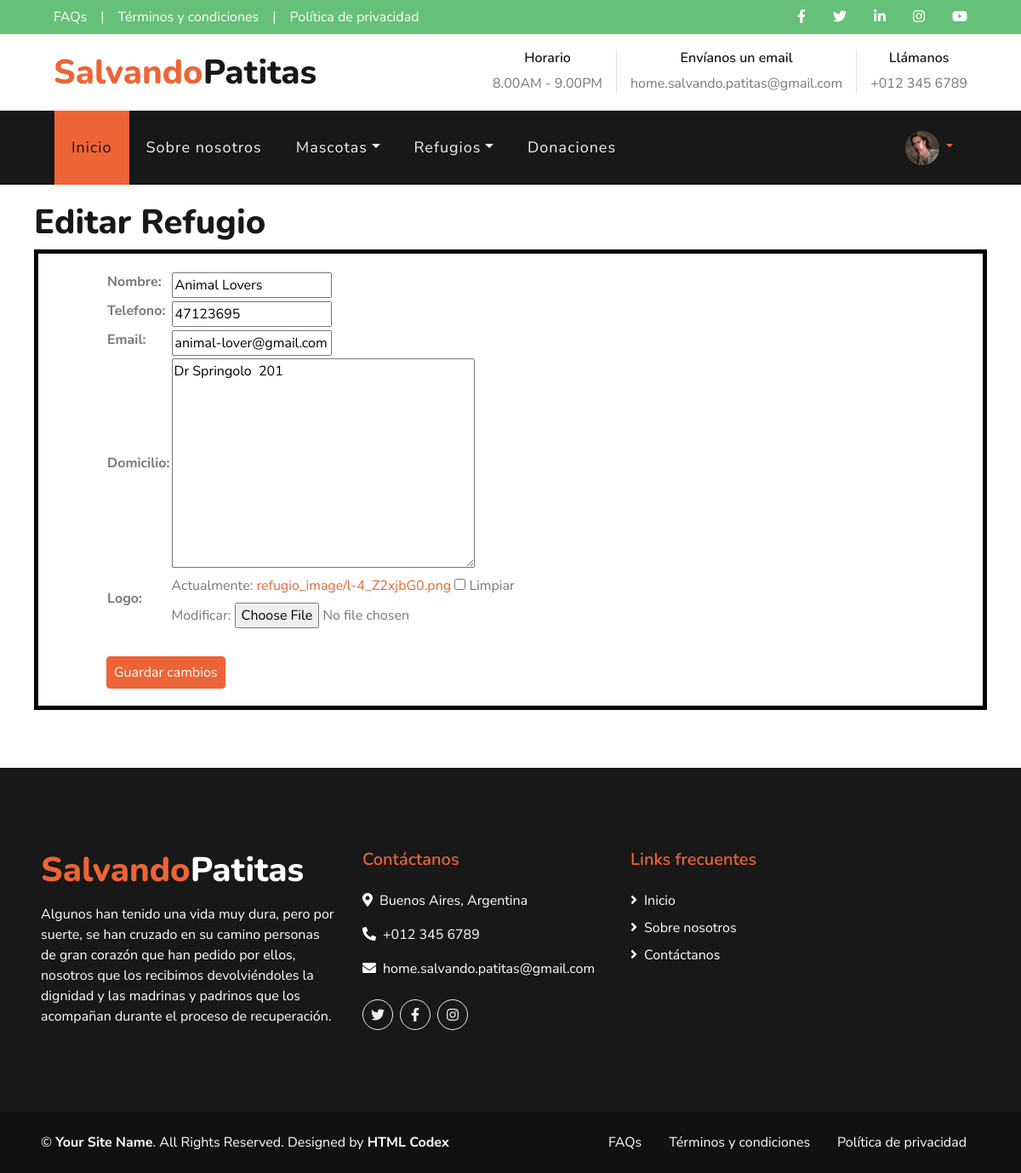
The page /Refugio/editar-refugio/2/ (signed in) on the database its author committed.
### Apps/User/models.py (models this page shows, shortened)
class User_profile(models.Model):
    user = models.OneToOneField('auth.User', on_delete=models.CASCADE, related_name='profile')
    first_name= models.CharField(max_length = 50, null=True, blank=True)
    last_name= models.CharField(max_length = 50, null=True, blank=True)
    phone = models.CharField(max_length=30, null=True, blank=True)
    direccion= models.CharField(max_length=100, null=True, blank=True)
    description= models.TextField(max_length = 200, null=True, blank=True)
    image = models.ImageField(upload_to='profile_image/', null=True, blank=True)

### Apps/Refugio/models.py (models this page shows, shortened)
class Refugio(models.Model):
    nombre = models.CharField(max_length= 80, unique=True)
    telefono = models.IntegerField(null=True, blank=True)
    email = models.EmailField(null=True, blank=True)
    domicilio = models.TextField(max_length=200)
    logo = models.ImageField(upload_to='refugio_image/', null=True, blank=True)

### Apps/Refugio/views.py (the view)
# urls.py: path("editar-refugio/<int:pk>/", Editar_Refugio.as_view() , name="editar-refugio"),
class Editar_Refugio(UpdateView):
    model = Refugio
    template_name = 'Refugio/editar_refugio.html'
    fields = ["nombre","telefono","email","domicilio","logo"]
    success_url = '/Refugio/lista-refugio/'

### Templates/Refugio/editar_refugio.html (shortened to what this page needs)
{% extends "padre.html" %}
{% load static %}
{% block contenidoQueCambia%}
<div style="padding: 20px 40px;">
    <h1>Editar Refugio</h1>
    <form  method="POST" enctype="multipart/form-data" style="padding: 20px 80px;border-color: BLACK;border-width: 5px;border-style: solid;">
       <table>
         {{form.as_table}}
        </table> <br>
        <input type="submit" value="Guardar cambios" class="btn  btn-primary mt-3 mt-md-2 px-2">
    </form>
</div>
{% endblock %}

### Templates/padre.html (shortened to what this page needs)
<!DOCTYPE html>
<html lang="en">
<head>
    {% load static %}
    <link href="https://cdnjs.cloudflare.com/ajax/libs/font-awesome/5.10.0/css/all.min.css" rel="stylesheet">
    <link href="lib/flaticon/font/flaticon.css" rel="stylesheet">
    <link href="lib/owlcarousel/assets/owl.carousel.min.css" rel="stylesheet">
    <link href="lib/tempusdominus/css/tempusdominus-bootstrap-4.min.css" rel="stylesheet" />
    <link href="{% static "css/style.css" %}"  rel="stylesheet">
</head>
<body>
    <div class="container-fluid">
        <div class="row bg-secondary py-2 px-lg-5">
            <div class="col-lg-6 text-center text-lg-left mb-2 mb-lg-0">
                <div class="d-inline-flex align-items-center">
                    <a class="text-white pr-3" href="{% url "preguntas-frecuentes" %}">FAQs</a>
                    <span class="text-white">|</span>
                    <a class="text-white px-3" href="{% url "terminos-condiciones" %}">Términos y condiciones</a>
                    <span class="text-white">|</span>
                    <a class="text-white pl-3" href="{% url "politica-privacidad" %}">Política de privacidad</a>
                </div>
            </div>
            <div class="col-lg-6 text-center text-lg-right">
                <div class="d-inline-flex align-items-center">
                    <a class="text-white px-3" href="https://www.facebook.com/" target="_blank">
                        <i class="fab fa-facebook-f"></i>
                    </a>
                    <a class="text-white px-3" href="https://twitter.com/" target="_blank">
                        <i class="fab fa-twitter"></i>
                    </a>
                    <a class="text-white px-3" href="https://www.linkedin.com/" target="_blank">
                        <i class="fab fa-linkedin-in"></i>
                    </a>
                    <a class="text-white px-3" href="https://www.instagram.com/" target="_blank">
                        <i class="fab fa-instagram"></i>
                    </a>
                    <a class="text-white pl-3" href="https://www.youtube.com/" target="_blank">
                        <i class="fab fa-youtube"></i>
                    </a>
                </div>
            </div>
        </div>
        <div class="row py-3 px-lg-5">
            <div class="col-lg-4">
                <a href="{% url "index" %}" class="navbar-brand d-none d-lg-block">
                    <h1 class="m-0 display-5 text-capitalize"><span class="text-primary">Salvando</span>Patitas</h1>
                </a>
            </div>
            <div class="col-lg-8 text-center text-lg-right">
                <div class="d-inline-flex align-items-center">
                    <div class="d-inline-flex flex-column text-center pr-3 border-right">
                        <h6>Horario</h6>
                        <p class="m-0">8.00AM - 9.00PM</p>
                    </div>
                    <div class="d-inline-flex flex-column text-center px-3 border-right">
                        <h6>Envíanos un email</h6>
                        <p class="m-0">home.salvando.patitas@gmail.com</p>
                    </div>
                    <div class="d-inline-flex flex-column text-center pl-3">
                        <h6>Llámanos</h6>
                        <p class="m-0">+012 345 6789</p>
                    </div>
                </div>
            </div>
        </div>
    </div>
    <div class="container-fluid p-0">
        <nav class="navbar navbar-expand-lg bg-dark navbar-dark py-3 py-lg-0 px-lg-5">
            <div class="collapse navbar-collapse justify-content-between px-3" id="navbarCollapse">
                <div class="navbar-nav mr-auto py-0">
                    {% if request.user.is_staff %}
                    <a href="{% url "index" %}" class="nav-item nav-link active">Inicio</a>
                    <a href="{% url "sobre-nosotros" %}" class="nav-item nav-link">Sobre nosotros</a>
                    <div class="nav-item dropdown">
                        <a href="#" class="nav-link dropdown-toggle" data-toggle="dropdown">Mascotas</a>
                    </div>
                    <div class="nav-item dropdown">
                        <a href="#" class="nav-link dropdown-toggle" data-toggle="dropdown">Refugios</a>
                    </div>
                    <a href="{% url "donaciones" %}" class="nav-item nav-link">Donaciones</a>
                    {% endif %}
                </div>
                {% if request.user.is_authenticated %}
                <div class="nav-item dropdown">
                    <a href="#" class="nav-link dropdown-toggle" data-toggle="dropdown">
                        {% if user.profile.image %}
                        <img src="{{user.profile.image.url}}" , style="border-radius: 50% ;" width="40px", height="40px">
                        {% endif%}
                </div>
                {%endif%}
        </nav>
    </div>
{% block contenidoQueCambia %}
        {% endblock%}
    <div class="container-fluid bg-dark text-white mt-5 py-5 px-sm-3 px-md-5">
        <div class="row pt-5">
            <div class="col-lg-4 col-md-12 mb-5">
                <h1 class="mb-3 display-5 text-capitalize text-white"><span class="text-primary">Salvando</span>Patitas</h1>
                <p class="m-0">Algunos han tenido una vida muy dura, pero por suerte, se han cruzado en su camino personas de gran corazón que han pedido por ellos, nosotros que los recibimos devolviéndoles la dignidad y las madrinas y padrinos que los acompañan durante el proceso de recuperación.</p>
            </div>
            <div class="col-lg-8 col-md-15">
                <div class="row">
                    <div class="col-md-5 mb-5">
                        <h5 class="text-primary mb-4">Contáctanos</h5>
                        <p><i class="fa fa-map-marker-alt mr-2"></i>Buenos Aires, Argentina</p>
                        <p><i class="fa fa-phone-alt mr-2"></i>+012 345 6789</p>
                        <p><i class="fa fa-envelope mr-2"></i>home.salvando.patitas@gmail.com</p>
                        <div class="d-flex justify-content-start mt-4">
                            <a class="btn btn-outline-light rounded-circle text-center mr-2 px-0" style="width: 36px; height: 36px;" href="https://twitter.com/" target="_blank"><i class="fab fa-twitter"></i></a>
                            <a class="btn btn-outline-light rounded-circle text-center mr-2 px-0" style="width: 36px; height: 36px;" href="https://www.facebook.com/" target="_blank"><i class="fab fa-facebook-f"></i></a>
                            <a class="btn btn-outline-light rounded-circle text-center mr-2 px-0" style="width: 36px; height: 36px;" href="https://www.instagram.com/" target="_blank"><i class="fab fa-instagram"></i></a>
                        </div>
                    </div>
                    <div class="col-md-3 mb-5">
                        <h5 class="text-primary mb-4">Links frecuentes</h5>
                        <div class="d-flex flex-column justify-content-start">
                            <a class="text-white mb-2" href="{% url "index" %}"><i class="fa fa-angle-right mr-2"></i>Inicio</a>
                            <a class="text-white mb-2" href="{% url "sobre-nosotros" %}" ><i class="fa fa-angle-right mr-2"></i>Sobre nosotros</a>
                            <a class="text-white" href="{% url "news-letter" %}"><i class="fa fa-angle-right mr-2"></i>Contáctanos</a>
                        </div>
                    </div>
                </div>
            </div>
        </div>
    </div>
    <div class="container-fluid text-white py-4 px-sm-3 px-md-5" style="background: #111111;">
        <div class="row">
            <div class="col-md-6 text-center text-md-left mb-3 mb-md-0">
                <p class="m-0 text-white">
                    &copy; <a class="text-white font-weight-bold" href="{% url "sobre-nosotros" %}">Your Site Name</a>. All Rights Reserved. Designed by
                    <a class="text-white font-weight-bold" href="https://htmlcodex.com">HTML Codex</a>
                </p>
            </div>
            <div class="col-md-6 text-center text-md-right">
                <ul class="nav d-inline-flex">
                    <li class="nav-item">
                        <a class="nav-link text-white py-0" href="{% url "preguntas-frecuentes" %}">FAQs</a>
                    </li>
                    <li class="nav-item">
                        <a class="nav-link text-white py-0" href="{% url "terminos-condiciones" %}">Términos y condiciones</a>
                    </li>
                    <li class="nav-item">
                        <a class="nav-link text-white py-0" href="{% url "politica-privacidad" %}">Política de privacidad</a>
                    </li>
                </ul>
            </div>
        </div>
    </div>
</body>
</html>

### rows shown on the page
Refugio: nombre "Animal Lovers", telefono "47123695", email "animal-lover@gmail.com", domicilio "Dr Springolo 201"
